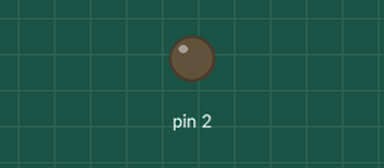
Simulated run of this sketch. Board: Arduino Uno, built with avr-gcc and run on an emulated ATmega328P. On the bench: output pins drawn as LEDs (lit = HIGH).

Above: at 0.5 s.
At 13.0 s:
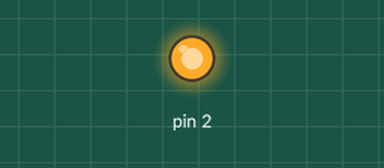
Timing chart, 0 to 18.9 s (numbered marks = the images above):
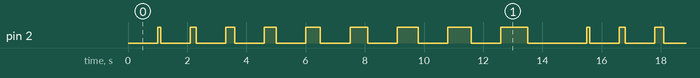

Measured:
- by itself, pin 2: repeats every 14.5 s: LOW 1.0 s, HIGH 0.20 s, LOW 1.0 s, HIGH 0.30 s, LOW 1.0 s, HIGH 0.40 s, LOW 1.0 s, HIGH 0.50 s, LOW 1.0 s, HIGH 0.60 s, LOW 1.0 s, HIGH 0.70 s, LOW 1.0 s, HIGH 0.80 s, LOW 1.0 s, HIGH 0.90 s, LOW 2.0 s, HIGH 0.10 s
- by itself, everything shown: repeats every 14.5 s, in 18 steps

The sketch:

led1.4.ino
```cpp
void setup() {
  pinMode(2, OUTPUT);

}

void loop() {

  int i=0;//variable de contro tipo entero

  for(i=0; i<10; i++){

    digitalWrite(2,HIGH);
    delay(100*i);
    digitalWrite(2,LOW);
    delay(1000);
}


}
```
